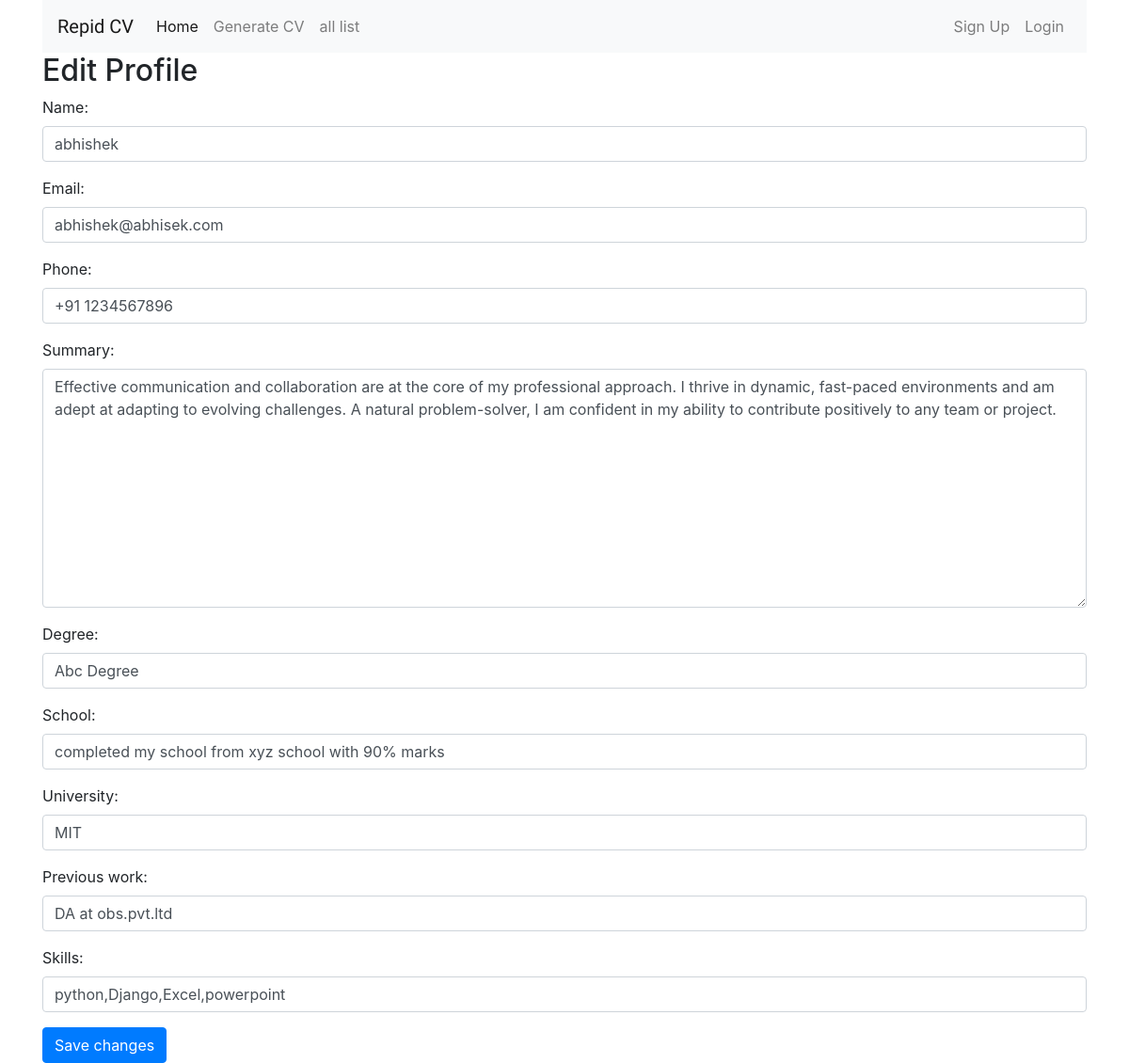
Page /edit_profile/15/ on the committed database.
### pdf/models.py (models this page shows, shortened)
class profile(models.Model):
    name = models.CharField(max_length=200)
    email = models.EmailField()
    phone = models.CharField(max_length=200)
    summary = models.TextField(default="Effective communication and collaboration are at the core of my professional approach. I thrive in dynamic, fast-paced environments and am adept at adapting to evolving challenges. A natural problem-solver, I am confident in my ability to contribute positively to any team or project.")
    degree = models.CharField(max_length=200)
    school = models.CharField(max_length=200)
    university = models.CharField(max_length=200)
    previous_work = models.CharField(max_length=200)
    skills = models.CharField(max_length=1000)

### pdf/views.py (the view)
# urls.py: path('edit_profile/<int:id>/', views.edit_profile, name='edit_profile'),
def edit_profile(request,id):
    user_profile=get_object_or_404(profile,pk=id)
    if request.method=='POST':
        form=ProfileForm(request.POST,instance=user_profile)
        if form.is_valid():
            form.save()
            return redirect("cv:data_list")
    else:
        form=ProfileForm(instance=user_profile)
    return render(request, 'pdf/edit_profile.html', {'form':form,'user_profile':user_profile})

### pdf/forms.py
class ProfileForm(forms.ModelForm):
    class Meta:
        model = profile
        fields = ['name', 'email', 'phone', 'summary', 'degree', 'school', 'university', 'previous_work', 'skills']
        widgets = {
            'name': forms.TextInput(attrs={'class': 'form-control'}),
            'email': forms.EmailInput(attrs={'class': 'form-control'}),
            'phone': forms.TextInput(attrs={'class': 'form-control'}),
            'degree': forms.TextInput(attrs={'class': 'form-control'}),
            'school': forms.TextInput(attrs={'class': 'form-control'}),
            'university': forms.TextInput(attrs={'class': 'form-control'}),
            'previous_work': forms.TextInput(attrs={'class': 'form-control'}),
            'skills': forms.TextInput(attrs={'class': 'form-control'}),
            'summary': forms.Textarea(attrs={'class': 'form-control'}),
        }

### pdf/templates/pdf/edit_profile.html (shortened to what this page needs)
{% extends 'pdf/base_base.html' %}
{% block cv %}
  <h2>Edit Profile</h2>
  <form method="POST">
    {{ form.as_p }}
    <button type="submit" class="btn btn-primary">Save changes</button>
  </form>
{% endblock %}

### rows in the picture
profile: name "abhishek", email "abhishek@abhisek.com", phone "+91 1234567896", summary "Effective communication and collaboration are at the core of my professional approach. I thrive in dynamic, fast-paced environments and am adept at adapting to evolving challenges. A natural problem-solver, I am confident in my ability to contribute positively to any team or project.", degree "Abc Degree", school "completed my school from xyz school with 90% marks", university "MIT", previous_work "DA at obs.pvt.ltd", skills "python,Django,Excel,powerpoint"
